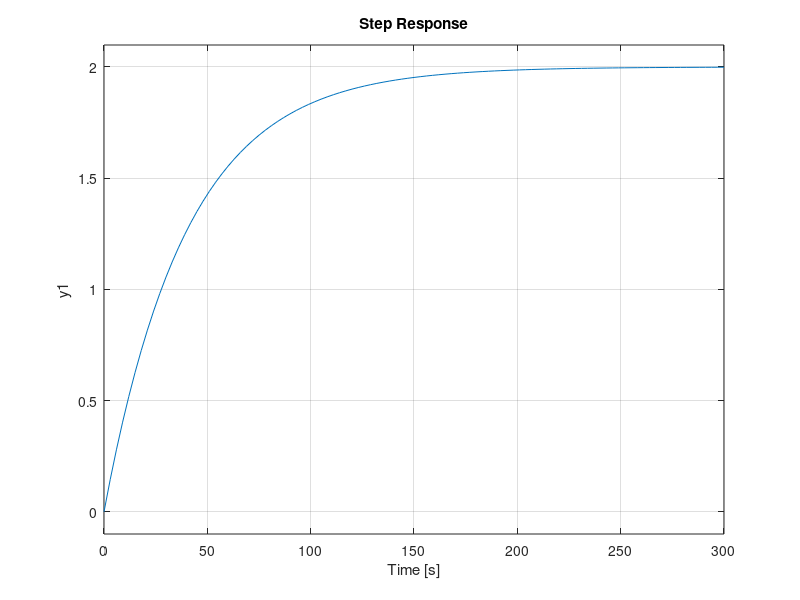

Here is the MATLAB script that generated this plot: (Note: this script raises an error after producing the figure.)
close all, clear all, clc;
%% laplace
K = 2;
Tao = 40;
s = tf('s');
G = K/(Tao*s + 1);
step(G);
%% tiempo 
syms s Tao K;
Y = (K/(Tao*s + 1))*(5/s);
y = ilaplace(Y);
%%
U = 3;
K = 2;
Tao = 40;
t = [1:1:400];
y = U*K - U*K*exp(-t/Tao);
figure;
plot(t,y);